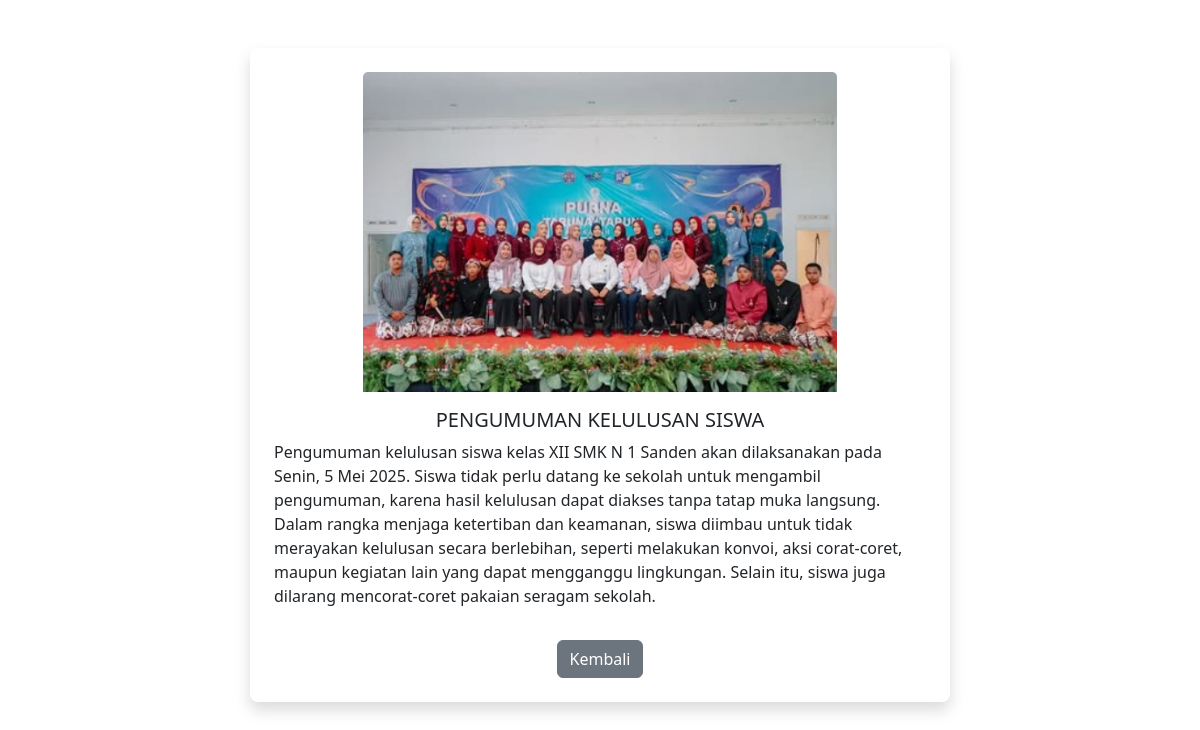
/frontend/pages/detail/announcement.php?id=8, run on the app's committed database.
### tables this page shows
CREATE TABLE `announcements` (
  `id` bigint NOT NULL,
  `announcement_title` varchar(255) NOT NULL,
  `announcement_image` text NOT NULL,
  `announcement_description` text NOT NULL
);

### frontend/pages/detail/announcement.php (the view, shortened to what this page needs)
<?php
include '../../../config/connection.php';
$id = $_GET['id'];
$qSelect = "SELECT * FROM announcements WHERE id='$id'";
$result = mysqli_query($connect, $qSelect) or die(mysqli_error($connect));
$announcement = $result->fetch_object();
?>
<!DOCTYPE html>
<html>
<head>
    <link rel="stylesheet" href="https://cdnjs.cloudflare.com/ajax/libs/bootstrap/5.3.0/css/bootstrap.min.css">
</head>
<body>
    <div class="container my-5">
        <div class="container my-5">
            <div class="card shadow border-0 rounded-3 p-4 mx-auto" style="max-width: 700px;">
                <img src="../../../storages/announcement/<?= htmlspecialchars($announcement->announcement_image); ?>"
                    alt="<?= htmlspecialchars($announcement->announcement_title); ?>"
                    class="card-img-top mx-auto d-block mb-3"
                    style="max-height: 320px; width: auto; object-fit: contain;">
                <h5 class="card-title text-center"><?= htmlspecialchars($announcement->announcement_title); ?></h5>
                <p><?= htmlspecialchars($announcement->announcement_description) ?></p>
                <div class="text-center">
                    <a href="./allannouncement.php" class="btn btn-secondary mt-3">Kembali</a>
                </div>
            </div>
        </div>
</body>
</html>

### data on the page
announcements: announcement_image (picture), announcement_title "PENGUMUMAN KELULUSAN SISWA", announcement_description "Pengumuman kelulusan siswa kelas XII SMK N 1 Sanden akan dilaksanakan pada Senin, 5 Mei 2025. Siswa tidak perlu datang ke sekolah untuk mengambil pengumuman, karena hasil kelulusan dapat diakses tanpa tatap muka langsung. Dalam rangka menjaga ketertiban dan keamanan, siswa diimbau untuk tidak merayakan kelulusan secara berlebihan, seperti melakukan konvoi, aksi corat-coret, maupun kegiatan lain yang dapat mengganggu lingkungan. Selain itu, siswa juga dilarang mencorat-coret pakaian seragam sekolah."
